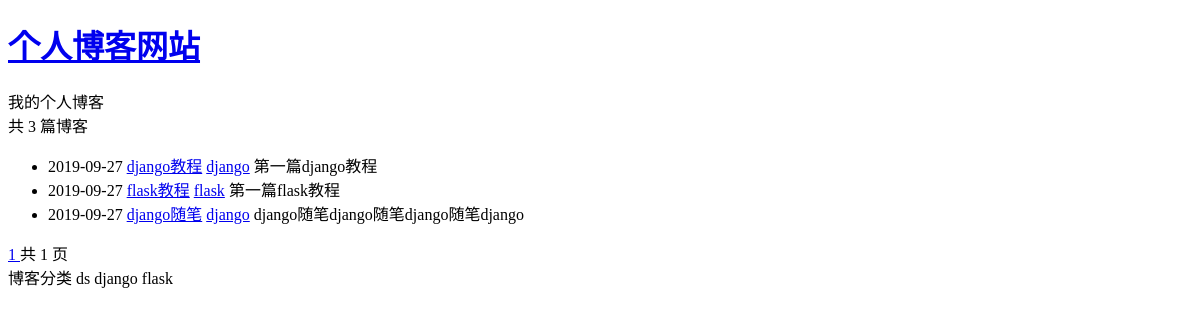
/blog/, run on an earlier commit of the app's database.
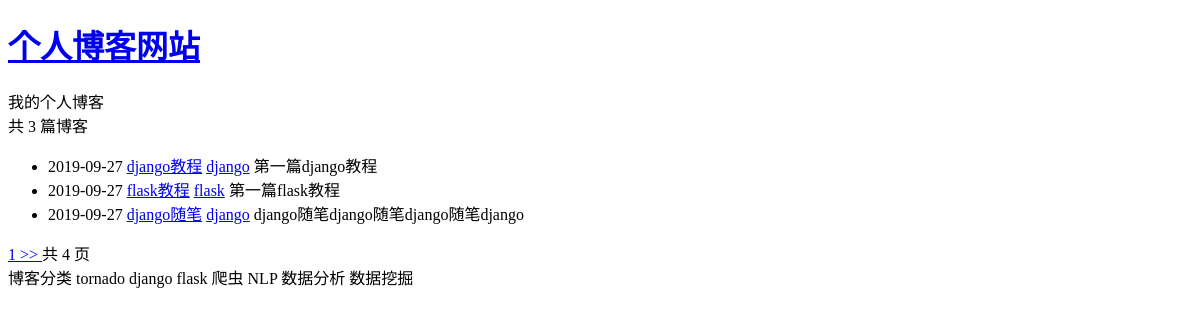
And on a later commit of the database.
### blog/models.py (models this page shows, shortened)
class Blog(models.Model):
    blogTitle=models.CharField(max_length=30)
    blogContent=models.TextField()
    blogAuthor=models.ForeignKey(User,on_delete=models.DO_NOTHING)
    blog_createdTime=models.DateTimeField(auto_now_add=True)
    blog_updatedTime=models.DateTimeField(auto_now=True)
    blogType=models.ForeignKey(BlogType,on_delete=models.DO_NOTHING)

class BlogType(models.Model):
    typeName=models.CharField(max_length=8)
    def __str__(self):
        return self.typeName

### blog/views.py (the view)
# urls.py: path('',blog_list,name="blog_list"),
def blog_list(request):
    context = {}
    all_blogs=Blog.objects.all()
    paginator=Paginator(all_blogs,3)
    page_num=request.GET.get('page',1)
    pages_of_blogs=paginator.page(page_num)
    context['blogs']= pages_of_blogs
    context['names'] = BlogType.objects.all()
    return render_to_response('blog_list.html',context)

### templates/html/blog_list.html (shortened to what this page needs)
{% extends 'index.html' %}
{% block content %}
{% block title %}{{ '我的个人博客' }}{% endblock %}
    <div>
        共 {{ blogs|length }} 篇博客
    </div>
    <ul>
            {% for blog in blogs %}
            <li>
                <a>{{ blog.blog_createdTime | date:"Y-m-d " }}</a>
                <a href="{% url 'blog_detail' blog.id %}">{{ blog.blogTitle }}</a>
                <a href="{% url 'blog_type' blog.blogType.id %}">{{ blog.blogType }}</a>
                <a>{{ blog.blogContent | truncatechars:30 }}</a>
            </li>
            {% empty %}
               <p>暂无博客，敬请期待</p>
            {% endfor %}
    </ul>
    <a href="?page={{ blogs.number }}"> {{ blogs.number }}  </a>
    {% if blogs.has_next %}
    <a href="?page={{ blogs.next_page_number }}"> >> </a>
    {% endif %}
    <a>共 {{ blogs.paginator.num_pages }} 页</a>
<div>博客分类
    {% for name in names %}
    <a>{{ name }}</a>
    {% empty %}
   <p>暂无分类，敬请期待</p>
    {% endfor %}
 </div>
{% endblock %}

### templates/html/index.html (shortened to what this page needs)
<!DOCTYPE html>
<html lang="en">
<head>
</head>
<body>
<h1>
    <a href="{% url 'blog_list' %}">
    个人博客网站
    </a>
</h1>
{% block content %}
{% endblock %}
</body>
</html>

What changed in the data, as far as the page shows it:
changed BlogType: typeName "ds" → "tornado"
added BlogType: typeName "爬虫"
added BlogType: typeName "NLP"
added BlogType: typeName "数据分析"
added BlogType: typeName "数据挖掘"
Also different on the page:
{{ blogs.paginator.num_pages }}: "1" → "4"
